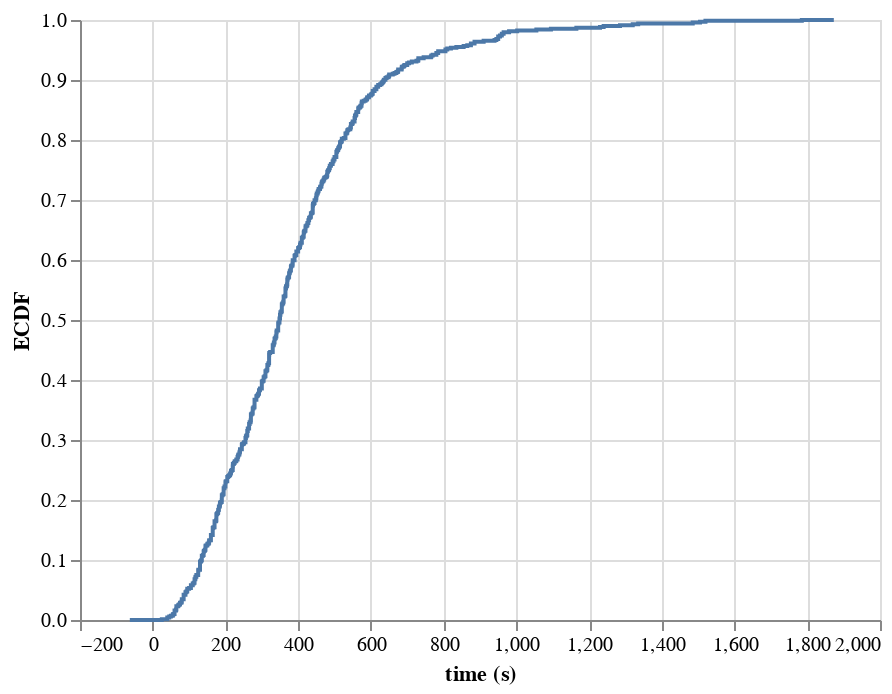

Here is the notebook cell this chart was saved with:
### Markdown cell above
To get a better idea of the distribution, we would like to plor a ECDF for this concentration.

### Code cell
# Plot ECDF of 
altcat.catplot(data = df,
               mark = 'line',
               encoding=dict(x=alt.X('12 uM:Q', title='time (s)')),
               transform = 'ecdf'
              )

### Figure 1 — Vega-Lite specification as saved in the notebook (floating-point values rounded to 4 significant figures; data arrays with more than 128 entries replaced by an {"elided": "..."} marker saying what was removed)
{"$schema": "https://vega.github.io/schema/vega-lite/v2.6.0.json", "config": {"view": {"height": 300, "width": 400}}, "data": {"name": "data-3917e9266fc6da3a2207b61b01659055"}, "datasets": {"data-3917e9266fc6da3a2207b61b01659055": {"elided": "1386 records"}}, "encoding": {"order": {"field": "12 uM", "sort": "ascending", "type": "quantitative"}, "x": {"field": "12 uM", "title": "time (s)", "type": "quantitative"}, "y": {"field": "__ECDF", "title": "ECDF", "type": "quantitative"}}, "mark": {"type": "line"}}
